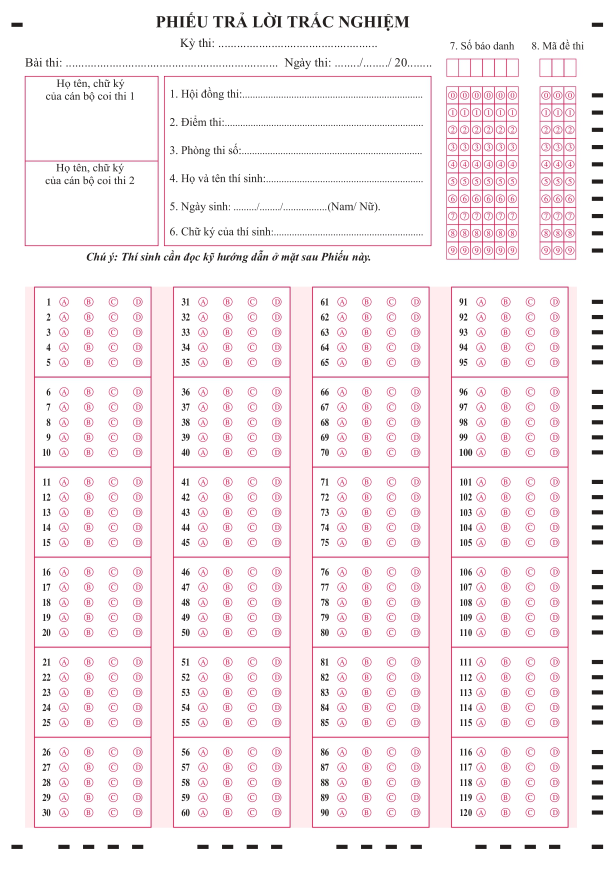
#> input picture kaggle/Template/temp.jpg, 1229 x 1754 px (shown at 1/2 size)
$ jupyter execute grading-timing-mark.ipynb
#> lines starting #> are read from the running program, lines starting #| are printed output that depends on the picture; after the words box and inside, x2 and y2 are one past the last pixel; in counts of white or black regions, pixels touching at a corner belong together
# Version 2 – Hệ thống chấm điểm
## Mô tả
Hệ thống đã có thể chấm điểm dựa trên ảnh đầu vào.
Quy trình bao gồm:
- Warp ảnh về tọa độ chuẩn để chuẩn hóa vị trí các ô trả lời và cắt các cell tính toán.
- Truyền file JSON đáp án (answer.json) và file JSON thông tin sinh viên (student_coords.json).
- Đọc mã dự thi, mã đề và câu trả lời của học sinh.
- So sánh với đáp án đúng và tính điểm, xuất kết quả chi tiết theo từng câu.

## Thay đổi so với version 1
- Chủ yếu sử dụng Timing Marks để xác định vị trí đáp án thay cho việc xác định vị trí cắt cell thủ công
- Tuy nhiên phần mã đề và mã dự thi chưa có các mark theo chiều ngang cho cột nên vẫn thủ công 1 phần

## Hạn chế
- Chưa xử lý tốt cho ảnh chụp thực tế, đặc biệt khi giấy đặt trên bề mặc không phẳng, gây méo, lồi lõm.
- Hàm xác định fill circle (vị trí tô) còn sơ sài, chưa thể nhận diện chính xác tất cả các loại ảnh chụp.
- Hiện tại chỉ phù hợp với ảnh scan hoặc ảnh chụp trên bề mặt phẳng.

# Import Libs & Image

[cell 1]
import numpy as np
import pandas as pd

import os
for dirname, _, filenames in os.walk('E:/WorkSpace/Agent/Teaching Assistant/Grader/kaggle/data'):
    for filename in filenames:
        print(os.path.join(dirname, filename))

[cell 2]
from PIL import Image
from IPython.display import display
import cv2
import numpy as np
from matplotlib import pyplot as plt
import os
import json

[cell 3]
import os
from pathlib import Path

# Get dynamic paths based on notebook location
notebook_dir = Path(os.getcwd())
project_root = notebook_dir.parent if notebook_dir.name == 'kaggle' else notebook_dir

# Setup directories
input_materials_dir = notebook_dir / "Input Materials" if (notebook_dir / "Input Materials").exists() else project_root / "kaggle" / "Input Materials"

# JSON file paths
student_json_path = str(input_materials_dir / "student_coords.json")
answer_json_path = str(input_materials_dir / "answer.json")

print(f"Student JSON: {student_json_path}")
print(f"Answer JSON: {answer_json_path}")

[cell 4]
import glob
from pathlib import Path
import os

# Get dynamic paths (reuse from cell 5)
notebook_dir = Path(os.getcwd())
project_root = notebook_dir.parent if notebook_dir.name == 'kaggle' else notebook_dir

# Paths
template_dir = notebook_dir / "Template" if (notebook_dir / "Template").exists() else project_root / "kaggle" / "Template"
filled_temp_dir = notebook_dir / "Filled-temp" if (notebook_dir / "Filled-temp").exists() else project_root / "kaggle" / "Filled-temp"

print(f"Project root: {project_root}")
print(f"Template dir: {template_dir}")
print(f"Filled-temp dir: {filled_temp_dir}")

# Load template image (required)
template_path = template_dir / "temp.jpg"
img_temp = cv2.imread(str(template_path), cv2.IMREAD_GRAYSCALE)
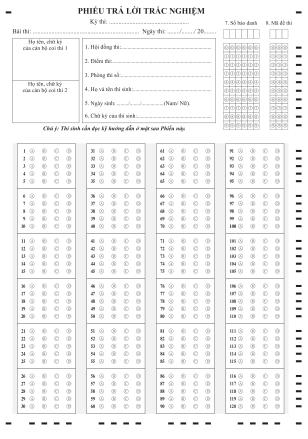
#> img_temp: shape (1754, 1229) (shown at 1/4 size); min 31, max 255, mean 243.1
if img_temp is None:
    raise FileNotFoundError(f"Không tìm thấy template image tại {template_path}")
print(f"Đã load template image")

# Auto-discover all images in Filled-temp folder
filled_temp_dir.mkdir(parents=True, exist_ok=True)

# Find all image files
image_files = list(filled_temp_dir.glob("*.jpg")) + list(filled_temp_dir.glob("*.jpeg")) + \
              list(filled_temp_dir.glob("*.png")) + list(filled_temp_dir.glob("*.JPG"))

if not image_files:
    print("Cảnh báo: Không tìm thấy ảnh nào trong thư mục Filled-temp/")
    print("Vui lòng upload ảnh bài thi vào thư mục này trước khi chạy notebook.")
    imgs_to_grade = {}
else:
    print(f"\nTìm thấy {len(image_files)} ảnh trong Filled-temp:")
    imgs_to_grade = {}
    for img_path in image_files:
        img_name = img_path.stem
        img = cv2.imread(str(img_path), cv2.IMREAD_GRAYSCALE)
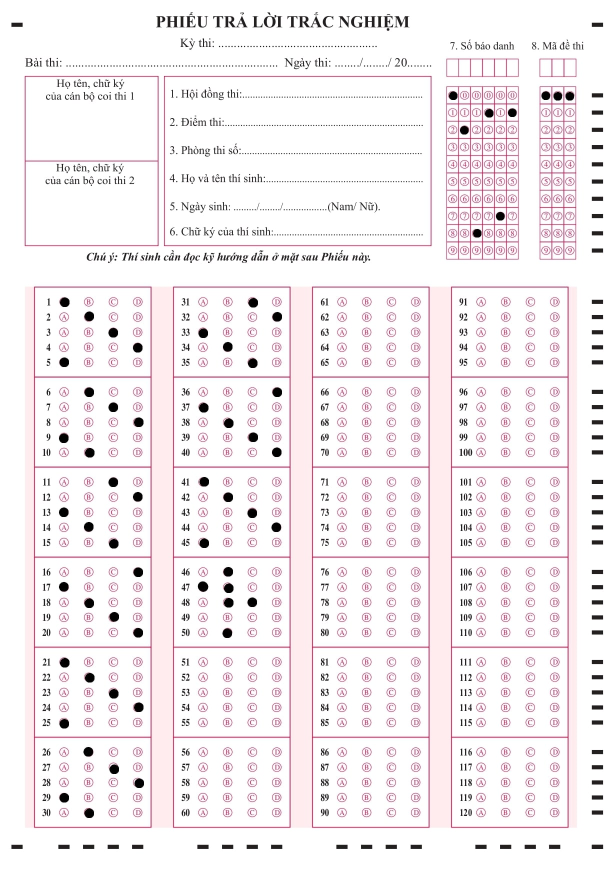
#> input picture kaggle/Filled-temp/test2.jpg, 1229 x 1754 px (shown at 1/2 size)
        if img is not None:
            imgs_to_grade[img_name] = img
            print(f"   - {img_path.name}")
        else:
            print(f"   Không thể đọc: {img_path.name}")

print(f"\n Tổng số ảnh đã load thành công: {len(imgs_to_grade)}")
#|  Tổng số ảnh đã load thành công: 1

# Load first image for demo/testing of functions
if imgs_to_grade:
    first_img_name = list(imgs_to_grade.keys())[0]
#> first_img_name = 'test2'
    img_test2 = imgs_to_grade[first_img_name]
    print(f" Sử dụng ảnh '{first_img_name}' làm mẫu test cho các cell demo")
#|  Sử dụng ảnh 'test2' làm mẫu test cho các cell demo

# Warp ảnh về cùng tọa độ và kích thước với template

### Hàm Denoise, Enhance, Sharpen trước khi warp

[cell 5]
# denoise + enhance + sharpen
def denoise_enhance_sharpen(img):
    gray = cv2.cvtColor(img, cv2.COLOR_BGR2GRAY) if len(img.shape)==3 else img

    den = cv2.fastNlMeansDenoising(gray, None, h=10, templateWindowSize=7, searchWindowSize=21)

    clahe = cv2.createCLAHE(clipLimit=2.0, tileGridSize=(8,8))
    enhanced = clahe.apply(den)

    blur = cv2.GaussianBlur(enhanced, (3,3), 0)
    sharpened = cv2.addWeighted(enhanced, 1.5, blur, -0.5, 0)

    sharpened = np.clip(sharpened, 0, 255).astype(np.uint8)

    return sharpened

### Hàm Warp

[cell 6]
def warp_to_template(img_proc, template_kp, template_des, template_img):
    kp, des = sift.detectAndCompute(img_proc, None)
    bf = cv2.BFMatcher(cv2.NORM_L2)
    matches = bf.knnMatch(template_des, des, k=2)

    good_matches = [m for m,n in matches if m.distance < 0.75*n.distance]

    if len(good_matches) < 4:
        raise ValueError("Không đủ điểm match để tính Homography")

    pts_template = np.float32([template_kp[m.queryIdx].pt for m in good_matches]).reshape(-1,1,2)
    pts_img = np.float32([kp[m.trainIdx].pt for m in good_matches]).reshape(-1,1,2)

    H, mask = cv2.findHomography(pts_img, pts_template, cv2.RANSAC, 5.0)

    h, w = template_img.shape[:2]
    warped = cv2.warpPerspective(img_proc, H, (w, h))
    return warped

### Warp ảnh sử dụng SIFT detect feature trên template

[cell 7]
# ====== CODE CŨ - ĐÃ VÔ HIỆU HÓA ======
# Cell này xử lý các ảnh case1, case2, case3, photo2 đã hardcode
# Bây giờ sử dụng dynamic processing

print(" Cell đã bị vô hiệu hóa. Xử lý ảnh được thực hiện tự động.")

# Preprocess template for later use
img_temp_proc = denoise_enhance_sharpen(img_temp)

# Detect SIFT features on template
sift = cv2.SIFT_create(nfeatures=5000)
kp_temp, des_temp = sift.detectAndCompute(img_temp_proc, None)
#> kp_temp = 5000 keypoints; strongest (x, y, size): (230, 519, 2.3), (232, 512, 2.3), (295, 507, 2), (674, 507, 2)
print(f" Đã detect {len(kp_temp)} SIFT features trên template")
#|  Đã detect 5000 SIFT features trên template

# Preprocess and warp test image if available (for demo)
if 'img_test2' in globals():
    img_test2_proc = denoise_enhance_sharpen(img_test2)
#> in denoise_enhance_sharpen (call 2), `enhanced = clahe.apply(den)`:
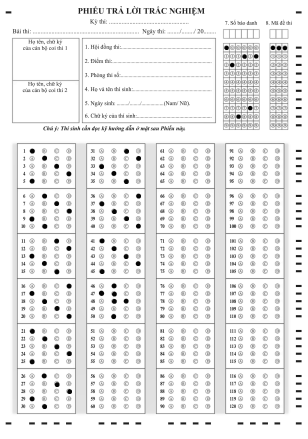
#> enhanced: shape (1754, 1229) (shown at 1/4 size); min 1, max 255, mean 235.8
    warped_test2 = warp_to_template(img_test2_proc, kp_temp, des_temp, img_temp_proc)
#> in warp_to_template, `kp, des = sift.detectAndCompute(img_proc, None)`: kp = 5001 keypoints; strongest (x, y, size): (128, 724, 12.6), (129, 604, 12.7), (226, 964, 12.6), (455, 1266, 12.8)
#> in warp_to_template, `matches = bf.knnMatch(template_des, des, k=2)`: matches = 5000 matches
#> in warp_to_template, `good_matches = [m for m,n in matches if m.distance < 0.75*n.distance]`: good_matches = 1880 matches
#> in warp_to_template, `pts_template = np.float32([template_kp[m.queryIdx].pt for m in good_ma..`: pts_template = 1880 rows, first 8: [40.08, 49.34], [40.08, 49.34], [1201, 1624.8], [53.66, 117.8], [53.91, 124.2], [58.22, 128.1], [58.22, 128.1], [1201, 500.8]
#> in warp_to_template, `pts_img = np.float32([kp[m.trainIdx].pt for m in good_matches]).reshap..`: pts_img = 1880 rows, first 8: [40.11, 49.34], [40.11, 49.34], [1201, 1624.8], [53.68, 117.7], [53.88, 124.4], [58.19, 128.1], [58.19, 128.1], [1201, 500.9]
#> in warp_to_template, `H, mask = cv2.findHomography(pts_img, pts_template, cv2.RANSAC, 5.0)`: H = [[1, -2.54e-07, 0.00453], [1.81e-06, 1, -0.00162], [8.2e-09, -7.16e-10, 1]]; mask = 1880 values, max 1 at index 0, min 0 at index 18, mean 0.783
    print(f" Đã warp ảnh test '{first_img_name}' thành công (dùng cho demo)")
#|  Đã warp ảnh test 'test2' thành công (dùng cho demo)

# Xử lý cắt cell cho vùng tô đáp án

### Hàm xác định các timing marks hoặc các dấu đen trên dải ảnh - strips để làm căn chỉnh vị trí hàng/cột

[cell 8]
def detect_marks(binary_strip, axis='vertical',
                 min_area=50, max_area=8000,
                 min_dist=8,
                 aspect_ratio_range=(0.2, 6.0),
                 edge_margin=3,
                 debug=False):
    h, w = binary_strip.shape[:2]
    contours, _ = cv2.findContours(binary_strip, cv2.RETR_EXTERNAL, cv2.CHAIN_APPROX_SIMPLE)
    candidates = []
    vis_debug = cv2.cvtColor(binary_strip, cv2.COLOR_GRAY2BGR)
    for cnt in contours:
        x, y, w_box, h_box = cv2.boundingRect(cnt)
        area = w_box * h_box
        if area < min_area or area > max_area:
            continue
        aspect = w_box / h_box if h_box > 0 else 0
        if not (aspect_ratio_range[0] <= aspect <= aspect_ratio_range[1]):
            continue
        if axis == 'vertical':
            if x < edge_margin or x + w_box > w - edge_margin:
                continue
            pos = y + h_box // 2
        else:
            if y < edge_margin or y + h_box > h - edge_margin:
                continue
            pos = x + w_box // 2
        candidates.append((pos, area))
        if debug:
            cv2.rectangle(vis_debug, (x, y), (x + w_box, y + h_box), (0, 255, 0), 1)
    candidates.sort(key=lambda x: x[0])
    filtered = []
    for pos, area in candidates:
        if not filtered or abs(pos - filtered[-1]) >= min_dist:
            filtered.append(pos)
    if debug:
        plt.figure(figsize=(10, 4))
        plt.imshow(vis_debug)
        plt.title(f"DEBUG {axis}: {len(filtered)} marks / {len(contours)} contours")
        plt.axis('off')
        plt.show()
    return filtered

### Hàm xử lý dải timing marks (dọc/phải, ngang/dưới) để chuẩn bị cho việc phát hiện timing marks

[cell 9]
def extract_timing_marks(warped_img, right_ratio=0.05, bottom_ratio=0.05, overlap_pad=20):
    h, w = warped_img.shape[:2]
    right_start_x = int(w * (1 - right_ratio))
    right_strip = warped_img[:, right_start_x:]
    bottom_start_y = int(h * (1 - bottom_ratio))
    bottom_strip = warped_img[bottom_start_y:, :]
    return right_strip, bottom_strip

def preprocess_strip(strip, enhance=True):
    gray = cv2.cvtColor(strip, cv2.COLOR_BGR2GRAY) if len(strip.shape)==3 else strip
    if enhance:
        clahe = cv2.createCLAHE(clipLimit=2.0, tileGridSize=(8,8))
        gray = clahe.apply(gray)
    gray = cv2.GaussianBlur(gray, (3,3), 0)
    binary = cv2.adaptiveThreshold(gray, 255, cv2.ADAPTIVE_THRESH_GAUSSIAN_C,
                                   cv2.THRESH_BINARY_INV, 11, 2)
    kernel = cv2.getStructuringElement(cv2.MORPH_ELLIPSE, (3,3))
    binary = cv2.morphologyEx(binary, cv2.MORPH_CLOSE, kernel)
    return binary

### Hàm trực quan hóa

[cell 10]
# [12 lines left out: function visualize_detection, not called in this run]

### Hàm xác định cell cắt các ô đáp án

[cell 11]
def extract_answer_cells(warped_img, row_marks, col_marks, cell_size=20):
    vis = warped_img.copy()
    if len(vis.shape) == 2:
        vis = cv2.cvtColor(vis, cv2.COLOR_GRAY2BGR)
    cells = []
    for y in row_marks:
        for x in col_marks:
            y1, y2 = int(y - cell_size), int(y + cell_size)
            x1, x2 = int(x - cell_size), int(x + cell_size)
            cell = warped_img[max(0,y1):min(warped_img.shape[0],y2),
                              max(0,x1):min(warped_img.shape[1],x2)]
            cells.append(cell)
            cv2.rectangle(vis, (x1, y1), (x2, y2), (0,255,0), 1)
    return vis, cells

[cell 12]
right_strip, bottom_strip = extract_timing_marks(warped_test2)
#> in extract_timing_marks, `right_strip = warped_img[:, right_start_x:]`:
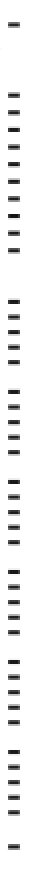
#> right_strip: shape (1754, 62) (shown at 1/4 size); min 0, max 255, mean 238
#> in extract_timing_marks, `bottom_strip = warped_img[bottom_start_y:, :]`:
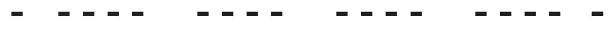
#> bottom_strip: shape (88, 1229) (shown at 1/2 size); min 0, max 255, mean 247.7
bin_right = preprocess_strip(right_strip, enhance=True)
#> in preprocess_strip, `binary = cv2.adaptiveThreshold(gray, 255, cv2.ADAPTIVE_THRESH_GAUSSIAN..`:
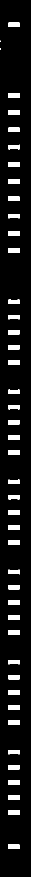
#> binary: shape (1754, 62) (shown at 1/2 size); 7.6% white; 44 white regions (2 under 20 px), largest, box (x1, y1, x2, y2) and area: (16, 1689, 40, 1698) 211, (16, 324, 40, 333) 209, (16, 393, 40, 402) 209
bin_bottom = preprocess_strip(bottom_strip, enhance=True)
#> call 2 of preprocess_strip, with enhance = True
#> in preprocess_strip (call 2), `binary = cv2.adaptiveThreshold(gray, 255, cv2.ADAPTIVE_THRESH_GAUSSIAN..`:
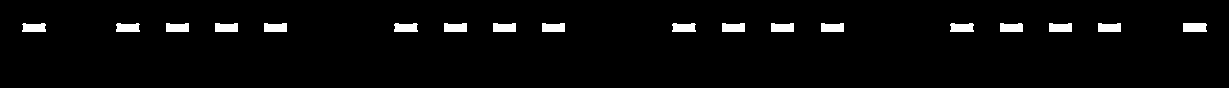
#> binary: shape (88, 1229); 3.2% white; 18 white regions

[cell 13]
row_marks = detect_marks(bin_right, axis='vertical', min_area=150, min_dist=10)
#> in detect_marks, `contours, _ = cv2.findContours(binary_strip, cv2.RETR_EXTERNAL, cv2.CH..`: contours = 44 contours, 2 with area under 20; largest, box (x1, y1, x2, y2) and area: (16, 1689, 40, 1698) 180, (16, 393, 40, 402) 178, (16, 324, 40, 333) 178, (16, 1350, 40, 1359) 177, (16, 462, 40, 471) 176
#> the loop in detect_marks, `for cnt in contours:` made 44 passes
#> (x, y, w_box, h_box, area, aspect, pos) on passes 1 to 8: (16, 1689, 24, 9, 216, 2.67, 1693), (16, 1621, 24, 9, 216, 2.67, 1625), (16, 1590, 24, 10, 240, 2.4, 1595), (16, 1560, 24, 9, 216, 2.67, 1564), (16, 1530, 24, 9, 216, 2.67, 1534), (16, 1500, 24, 9, 216, 2.67, 1504), (16, 1440, 24, 10, 240, 2.4, 1445), (16, 1410, 24, 10, 240, 2.4, 1415)
#> after the loop in detect_marks, `for cnt in contours:`: candidates = 42 pairs, first value 49 to 1693, second value 216 to 240
#> the loop in detect_marks, `for pos, area in candidates:` made 42 passes
#> (pos, area) on passes 1 to 8: (49, 216), (190, 216), (225, 216), (259, 216), (294, 240), (328, 216), (363, 216), (397, 216)
#> after the loop in detect_marks, `for pos, area in candidates:`: filtered = 42 values from 49 to 1693
#> row_marks = 42 values from 49 to 1693
col_marks = detect_marks(bin_bottom, axis='horizontal', min_area=150, min_dist=10)
#> in detect_marks (call 2), `contours, _ = cv2.findContours(binary_strip, cv2.RETR_EXTERNAL, cv2.CH..`: contours = 18 contours; largest, box (x1, y1, x2, y2) and area: (1183, 23, 1207, 32) 180, (722, 23, 745, 32) 162, (542, 23, 565, 32) 162, (493, 23, 516, 32) 162, (444, 23, 467, 32) 162
#> the loop in detect_marks (call 2), `for cnt in contours:` made 18 passes
#> (x, w_box, area, aspect, pos) on passes 1 to 8: (1183, 24, 216, 2.67, 1195), (1098, 23, 207, 2.56, 1109), (1049, 23, 207, 2.56, 1060), (1000, 23, 207, 2.56, 1011), (950, 24, 216, 2.67, 962), (821, 23, 207, 2.56, 832), (771, 23, 207, 2.56, 782), (722, 23, 207, 2.56, 733)
#> the loop in detect_marks (call 2), `for pos, area in candidates:` made 18 passes
#> (pos, area) on passes 1 to 8: (34, 216), (128, 216), (177, 207), (226, 207), (275, 207), (406, 216), (455, 207), (504, 207)
#> col_marks = [34, 128, 177, 226, 275, 406, 455, 504, 553, 684, 733, 782, 832, 962, 1011, 1060, 1109, 1195]
print(f"Số marks theo hàng: {len(row_marks)}")
#| Số marks theo hàng: 42
print(f"Số marks theo cột: {len(col_marks)}")
#| Số marks theo cột: 18

### VẼ GRID LINES

[cell 14]
vis_grid = warped_test2.copy()
if len(vis_grid.shape) == 2:
    vis_grid = cv2.cvtColor(vis_grid, cv2.COLOR_GRAY2BGR)

for y in row_marks:
    cv2.line(vis_grid, (0, y), (vis_grid.shape[1], y), (0, 255, 0), 1)
#> this loop made 42 passes
#> y on passes 1 to 8: 49, 190, 225, 259, 294, 328, 363, 397
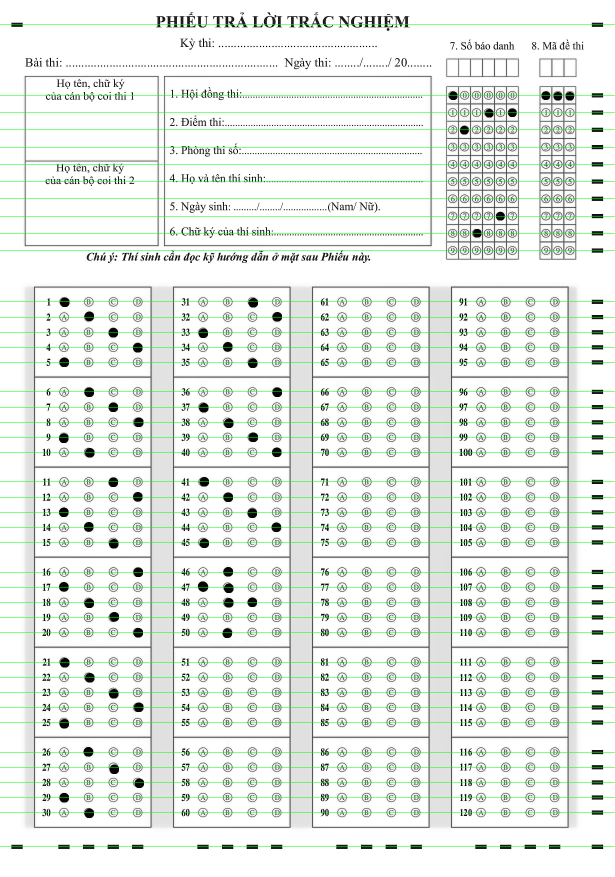
#> vis_grid: shape (1754, 1229, 3) (shown at 1/2 size); mean B, G, R 230.2, 236.3, 230.2
for x in col_marks:
    cv2.line(vis_grid, (x, 0), (x, vis_grid.shape[0]), (255, 0, 0), 1)
#> this loop made 18 passes
#> x on passes 1 to 8: 34, 128, 177, 226, 275, 406, 455, 504
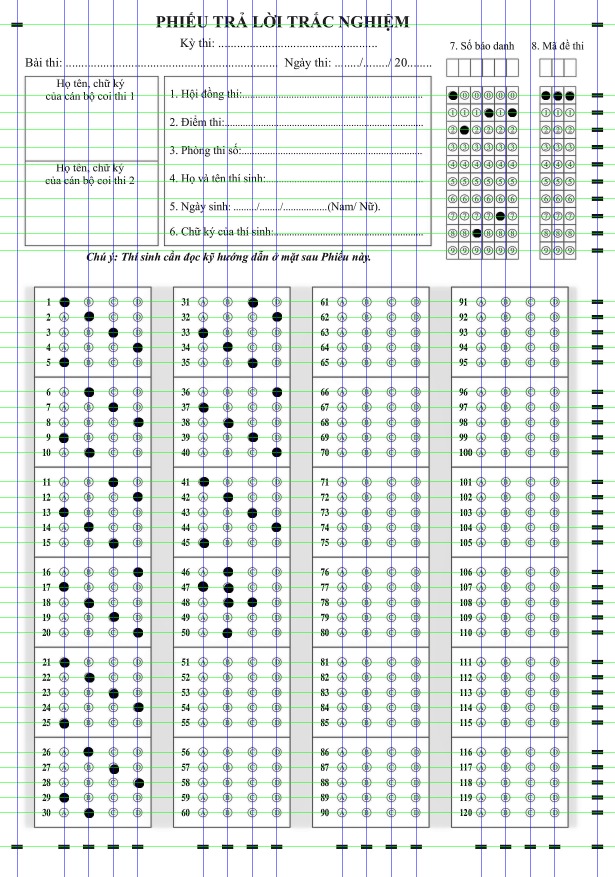
#> vis_grid: shape (1754, 1229, 3) (shown at 1/2 size); 1.46% of pixels changed, all inside (x1, y1, x2, y2) = (34, 0, 1196, 1754)

plt.figure(figsize=(12, 14))
#> (this line was passed over: IPython is not available in this run)
plt.imshow(vis_grid)
#> (this line was passed over: IPython is not available in this run)
plt.title(f"Ảnh với Grid Lines ({len(row_marks)} hàng × {len(col_marks)} cột)")
#> (this line was passed over: IPython is not available in this run)
plt.axis('off')
#> (this line was passed over: IPython is not available in this run)
plt.show()

### VẼ Ô CELLS

[cell 15]
vis_cells, cells = extract_answer_cells(warped_test2, row_marks, col_marks, cell_size=15)
#> the loop in extract_answer_cells, `for y in row_marks:` made 42 passes
#> after the loop in extract_answer_cells, `for y in row_marks:`:
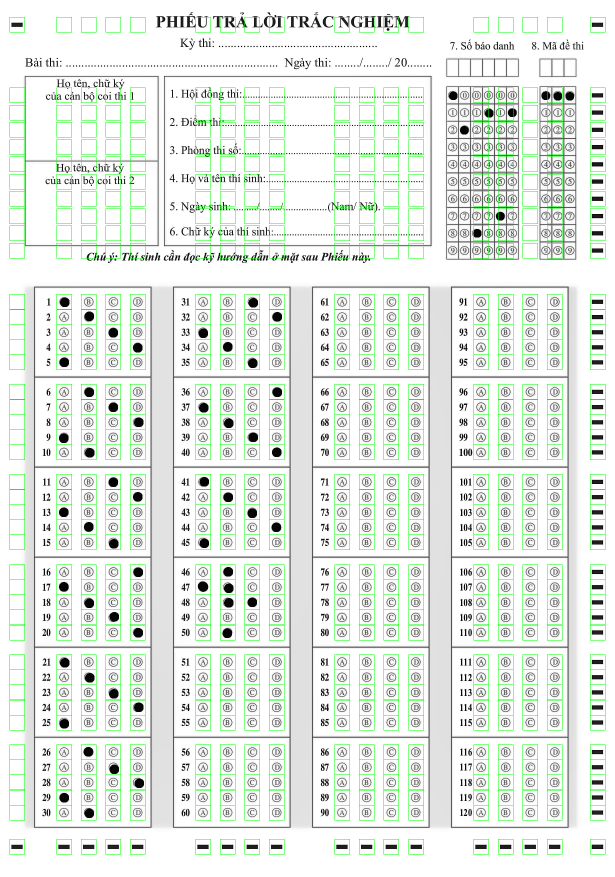
#> vis: shape (1754, 1229, 3) (shown at 1/2 size); mean B, G, R 226.1, 235.6, 226.1
#> after the loop in extract_answer_cells, `for y in row_marks:`: cells = 756 items
#> cells = 756 items

plt.figure(figsize=(12, 14))
#> (this line was passed over: IPython is not available in this run)
plt.imshow(vis_cells)
#> (this line was passed over: IPython is not available in this run)
plt.title(f"Ảnh với Ô Cắt (Tổng {len(cells)} cells)")
#> (this line was passed over: IPython is not available in this run)
plt.axis('off')
plt.show()
